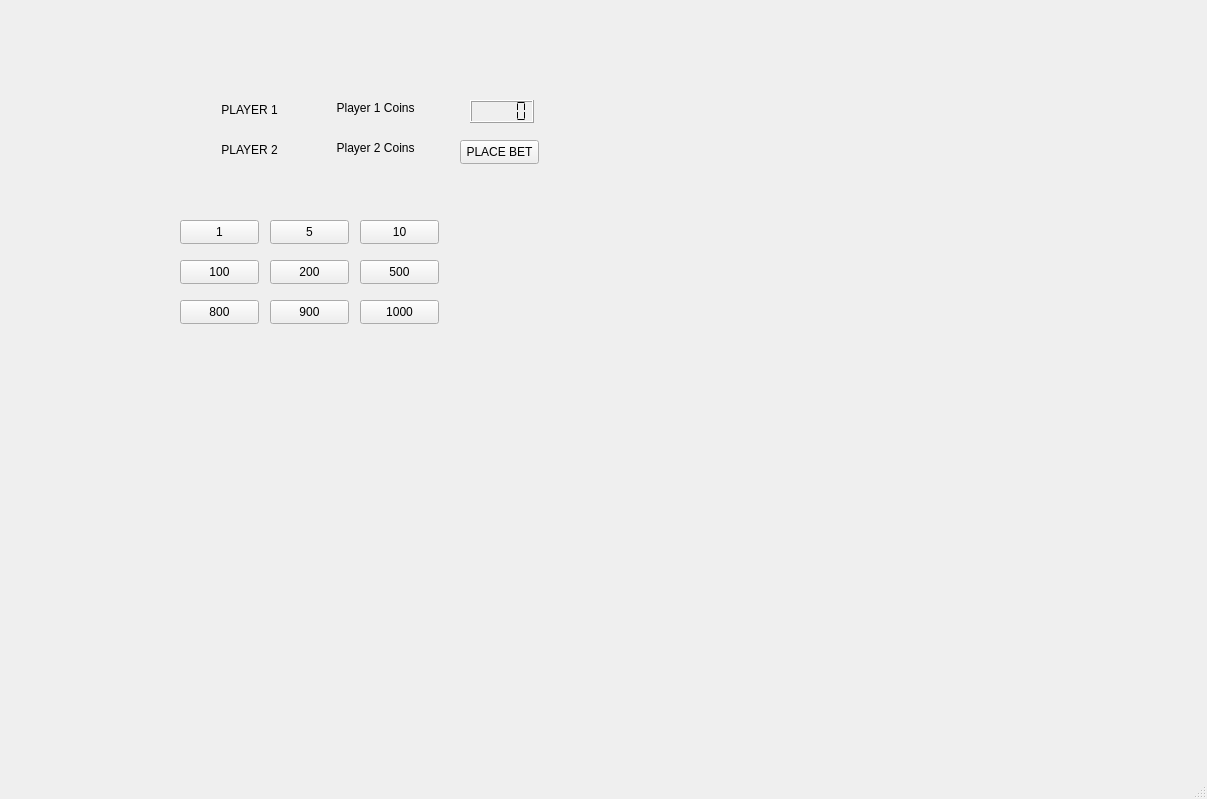
<?xml version="1.0" encoding="UTF-8"?>
<ui version="4.0">
 <class>MainWindow</class>
 <widget class="QMainWindow" name="MainWindow">
  <property name="geometry">
   <rect>
    <x>0</x>
    <y>0</y>
    <width>1207</width>
    <height>799</height>
   </rect>
  </property>
  <property name="windowTitle">
   <string>MainWindow</string>
  </property>
  <widget class="QWidget" name="centralwidget">
   <widget class="QStackedWidget" name="stackedWidget">
    <property name="geometry">
     <rect>
      <x>140</x>
      <y>40</y>
      <width>991</width>
      <height>681</height>
     </rect>
    </property>
    <property name="currentIndex">
     <number>2</number>
    </property>
    <widget class="QWidget" name="StartPage">
     <widget class="QLabel" name="label">
      <property name="geometry">
       <rect>
        <x>80</x>
        <y>20</y>
        <width>101</width>
        <height>20</height>
       </rect>
      </property>
      <property name="text">
       <string>Royal Game of UR</string>
      </property>
     </widget>
     <widget class="QPushButton" name="startButton">
      <property name="geometry">
       <rect>
        <x>90</x>
        <y>70</y>
        <width>79</width>
        <height>24</height>
       </rect>
      </property>
      <property name="text">
       <string>START</string>
      </property>
     </widget>
     <widget class="QPushButton" name="rulesButton">
      <property name="geometry">
       <rect>
        <x>90</x>
        <y>130</y>
        <width>79</width>
        <height>24</height>
       </rect>
      </property>
      <property name="text">
       <string>RULES</string>
      </property>
     </widget>
     <widget class="QPushButton" name="exitButton_2">
      <property name="geometry">
       <rect>
        <x>90</x>
        <y>180</y>
        <width>79</width>
        <height>24</height>
       </rect>
      </property>
      <property name="text">
       <string>EXIT</string>
      </property>
     </widget>
    </widget>
    <widget class="QWidget" name="GamePage">
     <layout class="QVBoxLayout" name="verticalLayout">
      <item>
       <widget class="QWidget" name="boardWidget" native="true">
        <property name="sizePolicy">
         <sizepolicy hsizetype="Expanding" vsizetype="Expanding">
          <horstretch>0</horstretch>
          <verstretch>0</verstretch>
         </sizepolicy>
        </property>
        <property name="minimumSize">
         <size>
          <width>300</width>
          <height>300</height>
         </size>
        </property>
        <property name="autoFillBackground">
         <bool>false</bool>
        </property>
        <widget class="QLabel" name="tile_5">
         <property name="geometry">
          <rect>
           <x>430</x>
           <y>90</y>
           <width>49</width>
           <height>40</height>
          </rect>
         </property>
         <property name="minimumSize">
          <size>
           <width>40</width>
           <height>40</height>
          </size>
         </property>
         <property name="styleSheet">
          <string notr="true">border: 2px solid #444;
border-radius: 6px;
background: #E7D3A8;</string>
         </property>
         <property name="scaledContents">
          <bool>true</bool>
         </property>
         <property name="alignment">
          <set>Qt::AlignmentFlag::AlignCenter</set>
         </property>
        </widget>
        <widget class="QLabel" name="tile_4">
         <property name="geometry">
          <rect>
           <x>370</x>
           <y>90</y>
           <width>49</width>
           <height>40</height>
          </rect>
         </property>
         <property name="minimumSize">
          <size>
           <width>40</width>
           <height>40</height>
          </size>
         </property>
         <property name="styleSheet">
          <string notr="true">border: 2px solid #444;
border-radius: 6px;
background: #E7D3A8;</string>
         </property>
         <property name="textFormat">
          <enum>Qt::TextFormat::RichText</enum>
         </property>
         <property name="scaledContents">
          <bool>true</bool>
         </property>
         <property name="alignment">
          <set>Qt::AlignmentFlag::AlignCenter</set>
         </property>
        </widget>
        <widget class="QLabel" name="tile_3">
         <property name="geometry">
          <rect>
           <x>310</x>
           <y>90</y>
           <width>49</width>
           <height>40</height>
          </rect>
         </property>
         <property name="minimumSize">
          <size>
           <width>40</width>
           <height>40</height>
          </size>
         </property>
         <property name="styleSheet">
          <string notr="true">border: 2px solid #444;
border-radius: 6px;
background: #E7D3A8;</string>
         </property>
         <property name="scaledContents">
          <bool>true</bool>
         </property>
         <property name="alignment">
          <set>Qt::AlignmentFlag::AlignCenter</set>
         </property>
        </widget>
        <widget class="QLabel" name="tile_2">
         <property name="geometry">
          <rect>
           <x>250</x>
           <y>90</y>
           <width>49</width>
           <height>40</height>
          </rect>
         </property>
         <property name="minimumSize">
          <size>
           <width>40</width>
           <height>40</height>
          </size>
         </property>
         <property name="styleSheet">
          <string notr="true">border: 2px solid #444;
border-radius: 6px;
background: #E7D3A8;</string>
         </property>
         <property name="scaledContents">
          <bool>true</bool>
         </property>
         <property name="alignment">
          <set>Qt::AlignmentFlag::AlignCenter</set>
         </property>
        </widget>
        <widget class="QLabel" name="tile_1">
         <property name="geometry">
          <rect>
           <x>190</x>
           <y>90</y>
           <width>49</width>
           <height>40</height>
          </rect>
         </property>
         <property name="minimumSize">
          <size>
           <width>40</width>
           <height>40</height>
          </size>
         </property>
         <property name="styleSheet">
          <string notr="true">border: 2px solid #444;
border-radius: 6px;
background: #E7D3A8;
</string>
         </property>
         <property name="scaledContents">
          <bool>true</bool>
         </property>
         <property name="alignment">
          <set>Qt::AlignmentFlag::AlignCenter</set>
         </property>
        </widget>
        <widget class="QLabel" name="tile_0">
         <property name="geometry">
          <rect>
           <x>130</x>
           <y>90</y>
           <width>49</width>
           <height>40</height>
          </rect>
         </property>
         <property name="minimumSize">
          <size>
           <width>40</width>
           <height>40</height>
          </size>
         </property>
         <property name="styleSheet">
          <string notr="true">border: 2px solid #444;
border-radius: 6px;
background: #E7D3A8;
</string>
         </property>
         <property name="scaledContents">
          <bool>true</bool>
         </property>
         <property name="alignment">
          <set>Qt::AlignmentFlag::AlignCenter</set>
         </property>
        </widget>
        <widget class="QLabel" name="tile_7">
         <property name="geometry">
          <rect>
           <x>550</x>
           <y>90</y>
           <width>49</width>
           <height>40</height>
          </rect>
         </property>
         <property name="minimumSize">
          <size>
           <width>40</width>
           <height>40</height>
          </size>
         </property>
         <property name="styleSheet">
          <string notr="true">border: 2px solid #444;
border-radius: 6px;
background: #E7D3A8;</string>
         </property>
         <property name="scaledContents">
          <bool>true</bool>
         </property>
         <property name="alignment">
          <set>Qt::AlignmentFlag::AlignCenter</set>
         </property>
        </widget>
        <widget class="QLabel" name="tile_9">
         <property name="geometry">
          <rect>
           <x>670</x>
           <y>90</y>
           <width>49</width>
           <height>40</height>
          </rect>
         </property>
         <property name="minimumSize">
          <size>
           <width>40</width>
           <height>40</height>
          </size>
         </property>
         <property name="styleSheet">
          <string notr="true">border: 2px solid #444;
border-radius: 6px;
background: #E7D3A8;</string>
         </property>
         <property name="scaledContents">
          <bool>true</bool>
         </property>
         <property name="alignment">
          <set>Qt::AlignmentFlag::AlignCenter</set>
         </property>
        </widget>
        <widget class="QLabel" name="tile_6">
         <property name="geometry">
          <rect>
           <x>490</x>
           <y>90</y>
           <width>49</width>
           <height>40</height>
          </rect>
         </property>
         <property name="minimumSize">
          <size>
           <width>40</width>
           <height>40</height>
          </size>
         </property>
         <property name="styleSheet">
          <string notr="true">border: 2px solid #444;
border-radius: 6px;
background: #E7D3A8;</string>
         </property>
         <property name="scaledContents">
          <bool>true</bool>
         </property>
         <property name="alignment">
          <set>Qt::AlignmentFlag::AlignCenter</set>
         </property>
        </widget>
        <widget class="QLabel" name="statusLabel">
         <property name="geometry">
          <rect>
           <x>320</x>
           <y>40</y>
           <width>201</width>
           <height>16</height>
          </rect>
         </property>
         <property name="text">
          <string>  STATUS</string>
         </property>
        </widget>
        <widget class="QPushButton" name="quitButton">
         <property name="geometry">
          <rect>
           <x>562</x>
           <y>3</y>
           <width>391</width>
           <height>21</height>
          </rect>
         </property>
         <property name="text">
          <string>quit</string>
         </property>
        </widget>
        <widget class="QLabel" name="tile_8">
         <property name="geometry">
          <rect>
           <x>610</x>
           <y>90</y>
           <width>49</width>
           <height>40</height>
          </rect>
         </property>
         <property name="minimumSize">
          <size>
           <width>40</width>
           <height>40</height>
          </size>
         </property>
         <property name="styleSheet">
          <string notr="true">border: 2px solid #444;
border-radius: 6px;
background: #E7D3A8;</string>
         </property>
         <property name="scaledContents">
          <bool>true</bool>
         </property>
         <property name="alignment">
          <set>Qt::AlignmentFlag::AlignCenter</set>
         </property>
        </widget>
        <widget class="QLabel" name="tile_10">
         <property name="geometry">
          <rect>
           <x>670</x>
           <y>140</y>
           <width>49</width>
           <height>40</height>
          </rect>
         </property>
         <property name="minimumSize">
          <size>
           <width>40</width>
           <height>40</height>
          </size>
         </property>
         <property name="styleSheet">
          <string notr="true">border: 2px solid #444;
border-radius: 6px;
background: #E7D3A8;</string>
         </property>
         <property name="scaledContents">
          <bool>true</bool>
         </property>
         <property name="alignment">
          <set>Qt::AlignmentFlag::AlignCenter</set>
         </property>
        </widget>
        <widget class="QLabel" name="tile_11">
         <property name="geometry">
          <rect>
           <x>610</x>
           <y>140</y>
           <width>49</width>
           <height>40</height>
          </rect>
         </property>
         <property name="minimumSize">
          <size>
           <width>40</width>
           <height>40</height>
          </size>
         </property>
         <property name="styleSheet">
          <string notr="true">border: 2px solid #444;
border-radius: 6px;
background: #E7D3A8;</string>
         </property>
         <property name="scaledContents">
          <bool>true</bool>
         </property>
         <property name="alignment">
          <set>Qt::AlignmentFlag::AlignCenter</set>
         </property>
        </widget>
        <widget class="QLabel" name="tile_12">
         <property name="geometry">
          <rect>
           <x>550</x>
           <y>140</y>
           <width>49</width>
           <height>40</height>
          </rect>
         </property>
         <property name="minimumSize">
          <size>
           <width>40</width>
           <height>40</height>
          </size>
         </property>
         <property name="styleSheet">
          <string notr="true">border: 2px solid #444;
border-radius: 6px;
background: #E7D3A8;</string>
         </property>
         <property name="scaledContents">
          <bool>true</bool>
         </property>
         <property name="alignment">
          <set>Qt::AlignmentFlag::AlignCenter</set>
         </property>
        </widget>
        <widget class="QLabel" name="tile_13">
         <property name="geometry">
          <rect>
           <x>490</x>
           <y>140</y>
           <width>49</width>
           <height>40</height>
          </rect>
         </property>
         <property name="minimumSize">
          <size>
           <width>40</width>
           <height>40</height>
          </size>
         </property>
         <property name="styleSheet">
          <string notr="true">border: 2px solid #444;
border-radius: 6px;
background: #E7D3A8;</string>
         </property>
         <property name="scaledContents">
          <bool>true</bool>
         </property>
         <property name="alignment">
          <set>Qt::AlignmentFlag::AlignCenter</set>
         </property>
        </widget>
        <widget class="QLabel" name="tile_14">
         <property name="geometry">
          <rect>
           <x>430</x>
           <y>140</y>
           <width>49</width>
           <height>40</height>
          </rect>
         </property>
         <property name="minimumSize">
          <size>
           <width>40</width>
           <height>40</height>
          </size>
         </property>
         <property name="styleSheet">
          <string notr="true">border: 2px solid #444;
border-radius: 6px;
background: #E7D3A8;</string>
         </property>
         <property name="scaledContents">
          <bool>true</bool>
         </property>
         <property name="alignment">
          <set>Qt::AlignmentFlag::AlignCenter</set>
         </property>
        </widget>
        <widget class="QLabel" name="tile_15">
         <property name="geometry">
          <rect>
           <x>370</x>
           <y>140</y>
           <width>49</width>
           <height>40</height>
          </rect>
         </property>
         <property name="minimumSize">
          <size>
           <width>40</width>
           <height>40</height>
          </size>
         </property>
         <property name="styleSheet">
          <string notr="true">border: 2px solid #444;
border-radius: 6px;
background: #E7D3A8;</string>
         </property>
         <property name="scaledContents">
          <bool>true</bool>
         </property>
         <property name="alignment">
          <set>Qt::AlignmentFlag::AlignCenter</set>
         </property>
        </widget>
        <widget class="QLabel" name="tile_16">
         <property name="geometry">
          <rect>
           <x>310</x>
           <y>140</y>
           <width>49</width>
           <height>40</height>
          </rect>
         </property>
         <property name="minimumSize">
          <size>
           <width>40</width>
           <height>40</height>
          </size>
         </property>
         <property name="styleSheet">
          <string notr="true">border: 2px solid #444;
border-radius: 6px;
background: #E7D3A8;</string>
         </property>
         <property name="scaledContents">
          <bool>true</bool>
         </property>
         <property name="alignment">
          <set>Qt::AlignmentFlag::AlignCenter</set>
         </property>
        </widget>
        <widget class="QLabel" name="tile_17">
         <property name="geometry">
          <rect>
           <x>250</x>
           <y>140</y>
           <width>49</width>
           <height>40</height>
          </rect>
         </property>
         <property name="minimumSize">
          <size>
           <width>40</width>
           <height>40</height>
          </size>
         </property>
         <property name="styleSheet">
          <string notr="true">border: 2px solid #444;
border-radius: 6px;
background: #E7D3A8;</string>
         </property>
         <property name="scaledContents">
          <bool>true</bool>
         </property>
         <property name="alignment">
          <set>Qt::AlignmentFlag::AlignCenter</set>
         </property>
        </widget>
        <widget class="QLabel" name="tile_18">
         <property name="geometry">
          <rect>
           <x>190</x>
           <y>140</y>
           <width>49</width>
           <height>40</height>
          </rect>
         </property>
         <property name="minimumSize">
          <size>
           <width>40</width>
           <height>40</height>
          </size>
         </property>
         <property name="styleSheet">
          <string notr="true">border: 2px solid #444;
border-radius: 6px;
background: #E7D3A8;</string>
         </property>
         <property name="scaledContents">
          <bool>true</bool>
         </property>
         <property name="alignment">
          <set>Qt::AlignmentFlag::AlignCenter</set>
         </property>
        </widget>
        <widget class="QLabel" name="tile_19">
         <property name="geometry">
          <rect>
           <x>130</x>
           <y>140</y>
           <width>49</width>
           <height>40</height>
          </rect>
         </property>
         <property name="minimumSize">
          <size>
           <width>40</width>
           <height>40</height>
          </size>
         </property>
         <property name="styleSheet">
          <string notr="true">border: 2px solid #444;
border-radius: 6px;
background: #E7D3A8;</string>
         </property>
         <property name="scaledContents">
          <bool>true</bool>
         </property>
         <property name="alignment">
          <set>Qt::AlignmentFlag::AlignCenter</set>
         </property>
        </widget>
        <widget class="QPushButton" name="moveButton">
         <property name="geometry">
          <rect>
           <x>320</x>
           <y>10</y>
           <width>141</width>
           <height>24</height>
          </rect>
         </property>
         <property name="text">
          <string>move</string>
         </property>
        </widget>
        <widget class="QLabel" name="diceLabel">
         <property name="geometry">
          <rect>
           <x>10</x>
           <y>40</y>
           <width>301</width>
           <height>20</height>
          </rect>
         </property>
         <property name="text">
          <string>                                         DICE</string>
         </property>
        </widget>
        <widget class="QPushButton" name="rollButton">
         <property name="geometry">
          <rect>
           <x>10</x>
           <y>10</y>
           <width>301</width>
           <height>24</height>
          </rect>
         </property>
         <property name="sizePolicy">
          <sizepolicy hsizetype="Minimum" vsizetype="Preferred">
           <horstretch>0</horstretch>
           <verstretch>0</verstretch>
          </sizepolicy>
         </property>
         <property name="text">
          <string>ROLL DICE </string>
         </property>
        </widget>
       </widget>
      </item>
     </layout>
    </widget>
    <widget class="QWidget" name="bettingPage">
     <widget class="QLabel" name="coinsLabelP1">
      <property name="geometry">
       <rect>
        <x>180</x>
        <y>60</y>
        <width>121</width>
        <height>16</height>
       </rect>
      </property>
      <property name="text">
       <string>     Player 1 Coins</string>
      </property>
     </widget>
     <widget class="QLabel" name="coinsLabelP2">
      <property name="geometry">
       <rect>
        <x>180</x>
        <y>100</y>
        <width>111</width>
        <height>16</height>
       </rect>
      </property>
      <property name="text">
       <string>     Player 2 Coins</string>
      </property>
     </widget>
     <widget class="QLCDNumber" name="betLCD">
      <property name="geometry">
       <rect>
        <x>330</x>
        <y>60</y>
        <width>64</width>
        <height>23</height>
       </rect>
      </property>
      <property name="segmentStyle">
       <enum>QLCDNumber::SegmentStyle::Flat</enum>
      </property>
     </widget>
     <widget class="QPushButton" name="betBtn_1">
      <property name="geometry">
       <rect>
        <x>40</x>
        <y>180</y>
        <width>79</width>
        <height>24</height>
       </rect>
      </property>
      <property name="text">
       <string>1</string>
      </property>
     </widget>
     <widget class="QPushButton" name="betBtn_5">
      <property name="geometry">
       <rect>
        <x>130</x>
        <y>180</y>
        <width>79</width>
        <height>24</height>
       </rect>
      </property>
      <property name="text">
       <string>5</string>
      </property>
     </widget>
     <widget class="QPushButton" name="betBtn_10">
      <property name="geometry">
       <rect>
        <x>220</x>
        <y>180</y>
        <width>79</width>
        <height>24</height>
       </rect>
      </property>
      <property name="text">
       <string>10</string>
      </property>
     </widget>
     <widget class="QPushButton" name="betBtn_100">
      <property name="geometry">
       <rect>
        <x>40</x>
        <y>220</y>
        <width>79</width>
        <height>24</height>
       </rect>
      </property>
      <property name="text">
       <string>100</string>
      </property>
     </widget>
     <widget class="QPushButton" name="betBtn_200">
      <property name="geometry">
       <rect>
        <x>130</x>
        <y>220</y>
        <width>79</width>
        <height>24</height>
       </rect>
      </property>
      <property name="text">
       <string>200</string>
      </property>
     </widget>
     <widget class="QPushButton" name="betBtn_500">
      <property name="geometry">
       <rect>
        <x>220</x>
        <y>220</y>
        <width>79</width>
        <height>24</height>
       </rect>
      </property>
      <property name="text">
       <string>500</string>
      </property>
     </widget>
     <widget class="QPushButton" name="betBtn_800">
      <property name="geometry">
       <rect>
        <x>40</x>
        <y>260</y>
        <width>79</width>
        <height>24</height>
       </rect>
      </property>
      <property name="text">
       <string>800</string>
      </property>
     </widget>
     <widget class="QPushButton" name="betBtn_900">
      <property name="geometry">
       <rect>
        <x>130</x>
        <y>260</y>
        <width>79</width>
        <height>24</height>
       </rect>
      </property>
      <property name="text">
       <string>900</string>
      </property>
     </widget>
     <widget class="QPushButton" name="betBtn_1000">
      <property name="geometry">
       <rect>
        <x>220</x>
        <y>260</y>
        <width>79</width>
        <height>24</height>
       </rect>
      </property>
      <property name="text">
       <string>1000</string>
      </property>
     </widget>
     <widget class="QPushButton" name="placeBetButton">
      <property name="geometry">
       <rect>
        <x>320</x>
        <y>100</y>
        <width>79</width>
        <height>24</height>
       </rect>
      </property>
      <property name="text">
       <string>PLACE BET</string>
      </property>
     </widget>
     <widget class="QLabel" name="coinsTitleP1">
      <property name="geometry">
       <rect>
        <x>78</x>
        <y>60</y>
        <width>61</width>
        <height>20</height>
       </rect>
      </property>
      <property name="text">
       <string> PLAYER 1 </string>
      </property>
     </widget>
     <widget class="QLabel" name="coinsTitleP2">
      <property name="geometry">
       <rect>
        <x>78</x>
        <y>100</y>
        <width>61</width>
        <height>20</height>
       </rect>
      </property>
      <property name="text">
       <string> PLAYER 2</string>
      </property>
     </widget>
     <widget class="QLabel" name="statusLabel_2">
      <property name="geometry">
       <rect>
        <x>240</x>
        <y>10</y>
        <width>211</width>
        <height>41</height>
       </rect>
      </property>
      <property name="text">
       <string/>
      </property>
     </widget>
    </widget>
    <widget class="QWidget" name="ResultPage">
     <widget class="QLabel" name="winnerLabel">
      <property name="geometry">
       <rect>
        <x>110</x>
        <y>30</y>
        <width>471</width>
        <height>141</height>
       </rect>
      </property>
      <property name="scaledContents">
       <bool>true</bool>
      </property>
      <property name="alignment">
       <set>Qt::AlignmentFlag::AlignCenter</set>
      </property>
     </widget>
     <widget class="QPushButton" name="playAgainButton">
      <property name="geometry">
       <rect>
        <x>170</x>
        <y>260</y>
        <width>79</width>
        <height>24</height>
       </rect>
      </property>
      <property name="text">
       <string>play again</string>
      </property>
     </widget>
     <widget class="QPushButton" name="exitButton">
      <property name="geometry">
       <rect>
        <x>170</x>
        <y>310</y>
        <width>79</width>
        <height>24</height>
       </rect>
      </property>
      <property name="text">
       <string>exit</string>
      </property>
     </widget>
    </widget>
    <widget class="QWidget" name="RulesPage">
     <widget class="QLabel" name="rulesLabel">
      <property name="geometry">
       <rect>
        <x>140</x>
        <y>40</y>
        <width>301</width>
        <height>231</height>
       </rect>
      </property>
      <property name="text">
       <string> RULES</string>
      </property>
      <property name="wordWrap">
       <bool>true</bool>
      </property>
     </widget>
     <widget class="QPushButton" name="rulesBackButton">
      <property name="geometry">
       <rect>
        <x>130</x>
        <y>200</y>
        <width>79</width>
        <height>24</height>
       </rect>
      </property>
      <property name="text">
       <string>BACK</string>
      </property>
     </widget>
     <widget class="QTextBrowser" name="textBrowser">
      <property name="geometry">
       <rect>
        <x>240</x>
        <y>90</y>
        <width>321</width>
        <height>192</height>
       </rect>
      </property>
      <property name="html">
       <string>&lt;!DOCTYPE HTML PUBLIC &quot;-//W3C//DTD HTML 4.0//EN&quot; &quot;http://www.w3.org/TR/REC-html40/strict.dtd&quot;&gt;
&lt;html&gt;&lt;head&gt;&lt;meta name=&quot;qrichtext&quot; content=&quot;1&quot; /&gt;&lt;meta charset=&quot;utf-8&quot; /&gt;&lt;style type=&quot;text/css&quot;&gt;
p, li { white-space: pre-wrap; }
hr { height: 1px; border-width: 0; }
li.unchecked::marker { content: &quot;\2610&quot;; }
li.checked::marker { content: &quot;\2612&quot;; }
&lt;/style&gt;&lt;/head&gt;&lt;body style=&quot; font-family:'Segoe UI'; font-size:9pt; font-weight:400; font-style:normal;&quot;&gt;
&lt;p style=&quot; margin-top:0px; margin-bottom:0px; margin-left:0px; margin-right:0px; -qt-block-indent:0; text-indent:0px;&quot;&gt;Royal Game of Ur — Rules&lt;/p&gt;
&lt;p style=&quot;-qt-paragraph-type:empty; margin-top:0px; margin-bottom:0px; margin-left:0px; margin-right:0px; -qt-block-indent:0; text-indent:0px;&quot;&gt;&lt;br /&gt;&lt;/p&gt;
&lt;p style=&quot; margin-top:0px; margin-bottom:0px; margin-left:0px; margin-right:0px; -qt-block-indent:0; text-indent:0px;&quot;&gt;1. Each player starts at tile 0.&lt;/p&gt;
&lt;p style=&quot; margin-top:0px; margin-bottom:0px; margin-left:0px; margin-right:0px; -qt-block-indent:0; text-indent:0px;&quot;&gt;2. On your turn, roll four binary dice (each die is 0 or 1).&lt;/p&gt;
&lt;p style=&quot; margin-top:0px; margin-bottom:0px; margin-left:0px; margin-right:0px; -qt-block-indent:0; text-indent:0px;&quot;&gt;3. Move your piece forward by the total rolled.&lt;/p&gt;
&lt;p style=&quot; margin-top:0px; margin-bottom:0px; margin-left:0px; margin-right:0px; -qt-block-indent:0; text-indent:0px;&quot;&gt;4. If you roll 0, your turn ends immediately.&lt;/p&gt;
&lt;p style=&quot; margin-top:0px; margin-bottom:0px; margin-left:0px; margin-right:0px; -qt-block-indent:0; text-indent:0px;&quot;&gt;5. Players take turns.&lt;/p&gt;
&lt;p style=&quot; margin-top:0px; margin-bottom:0px; margin-left:0px; margin-right:0px; -qt-block-indent:0; text-indent:0px;&quot;&gt;6. The first player to reach the final tile wins the game.&lt;/p&gt;
&lt;p style=&quot;-qt-paragraph-type:empty; margin-top:0px; margin-bottom:0px; margin-left:0px; margin-right:0px; -qt-block-indent:0; text-indent:0px;&quot;&gt;&lt;br /&gt;&lt;/p&gt;&lt;/body&gt;&lt;/html&gt;</string>
      </property>
     </widget>
    </widget>
   </widget>
  </widget>
  <widget class="QMenuBar" name="menubar">
   <property name="geometry">
    <rect>
     <x>0</x>
     <y>0</y>
     <width>1207</width>
     <height>33</height>
    </rect>
   </property>
  </widget>
  <widget class="QStatusBar" name="statusbar"/>
 </widget>
 <resources/>
 <connections/>
</ui>
